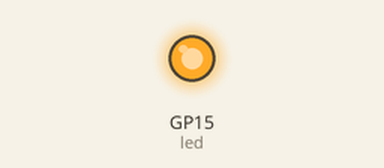
Recording of a program running on a simulated Raspberry Pi Pico running MicroPython. Parts: output pins drawn as LEDs (lit = HIGH).

Above: at 1.0 s.
At 3.0 s:
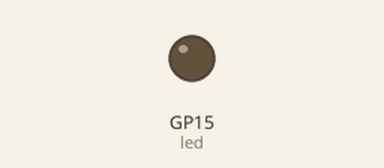
Timing chart, 0 to 5.2 s (numbered marks = the images above):
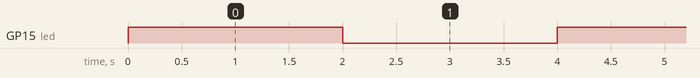

Measured:
- by itself, GP15 (led): alternates HIGH for 2.0 s and LOW for 2.0 s

The program:

main.py
```python
import machine
import utime

led = machine.Pin(15, machine.Pin.OUT)
while True:
    led.value(1)      # Turn the LED on
    utime.sleep(2)    # Wait for 2 second
    led.value(0)      # Turn the LED off
    utime.sleep(2)    # Wait for 2 second
```
